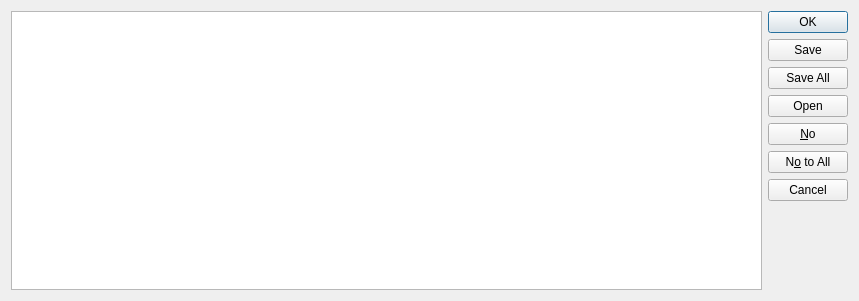
<?xml version="1.0" encoding="UTF-8"?>
<ui version="4.0">
 <class>InfoDialog</class>
 <widget class="QDialog" name="InfoDialog">
  <property name="geometry">
   <rect>
    <x>0</x>
    <y>0</y>
    <width>859</width>
    <height>301</height>
   </rect>
  </property>
  <property name="windowTitle">
   <string>Dialog</string>
  </property>
  <layout class="QHBoxLayout" name="horizontalLayout">
   <item>
    <widget class="QTextEdit" name="textEdit"/>
   </item>
   <item>
    <widget class="QDialogButtonBox" name="buttonBox">
     <property name="orientation">
      <enum>Qt::Vertical</enum>
     </property>
     <property name="standardButtons">
      <set>QDialogButtonBox::Cancel|QDialogButtonBox::No|QDialogButtonBox::NoToAll|QDialogButtonBox::Ok|QDialogButtonBox::Open|QDialogButtonBox::Save|QDialogButtonBox::SaveAll</set>
     </property>
    </widget>
   </item>
  </layout>
 </widget>
 <resources/>
 <connections/>
</ui>
